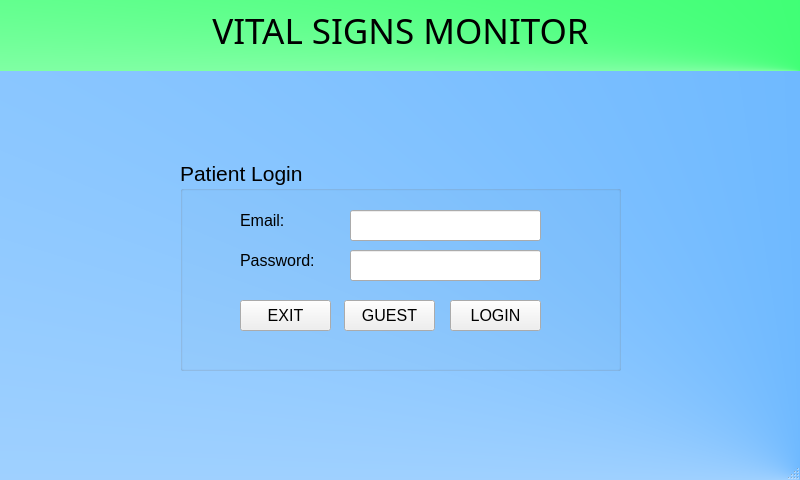
<?xml version="1.0" encoding="UTF-8"?>
<ui version="4.0">
 <class>MainWindow</class>
 <widget class="QMainWindow" name="MainWindow">
  <property name="geometry">
   <rect>
    <x>0</x>
    <y>0</y>
    <width>800</width>
    <height>480</height>
   </rect>
  </property>
  <property name="windowTitle">
   <string>MainWindow</string>
  </property>
  <property name="styleSheet">
   <string notr="true">#MainWindow
{
background-color: qconicalgradient(cx:1, cy:1, angle:0, stop:0 rgba(63, 162, 255, 255), stop:1 rgba(255, 255, 255, 255));
}</string>
  </property>
  <widget class="QWidget" name="centralwidget">
   <widget class="QGroupBox" name="groupBox">
    <property name="geometry">
     <rect>
      <x>180</x>
      <y>160</y>
      <width>441</width>
      <height>211</height>
     </rect>
    </property>
    <property name="font">
     <font>
      <pointsize>16</pointsize>
     </font>
    </property>
    <property name="title">
     <string>Patient Login</string>
    </property>
    <widget class="QLabel" name="label">
     <property name="geometry">
      <rect>
       <x>60</x>
       <y>50</y>
       <width>101</width>
       <height>20</height>
      </rect>
     </property>
     <property name="font">
      <font>
       <pointsize>12</pointsize>
      </font>
     </property>
     <property name="text">
      <string>Email:</string>
     </property>
    </widget>
    <widget class="QLabel" name="label_2">
     <property name="geometry">
      <rect>
       <x>60</x>
       <y>90</y>
       <width>101</width>
       <height>20</height>
      </rect>
     </property>
     <property name="font">
      <font>
       <pointsize>12</pointsize>
      </font>
     </property>
     <property name="text">
      <string>Password:</string>
     </property>
    </widget>
    <widget class="QLineEdit" name="usernameTB">
     <property name="geometry">
      <rect>
       <x>170</x>
       <y>50</y>
       <width>191</width>
       <height>31</height>
      </rect>
     </property>
    </widget>
    <widget class="QLineEdit" name="passTB">
     <property name="geometry">
      <rect>
       <x>170</x>
       <y>90</y>
       <width>191</width>
       <height>31</height>
      </rect>
     </property>
     <property name="echoMode">
      <enum>QLineEdit::Password</enum>
     </property>
    </widget>
    <widget class="QPushButton" name="loginButton">
     <property name="geometry">
      <rect>
       <x>270</x>
       <y>140</y>
       <width>91</width>
       <height>31</height>
      </rect>
     </property>
     <property name="font">
      <font>
       <pointsize>12</pointsize>
      </font>
     </property>
     <property name="text">
      <string>LOGIN</string>
     </property>
    </widget>
    <widget class="QPushButton" name="guestButton">
     <property name="geometry">
      <rect>
       <x>164</x>
       <y>140</y>
       <width>91</width>
       <height>31</height>
      </rect>
     </property>
     <property name="font">
      <font>
       <pointsize>12</pointsize>
      </font>
     </property>
     <property name="text">
      <string>GUEST</string>
     </property>
    </widget>
    <widget class="QPushButton" name="exitButton">
     <property name="geometry">
      <rect>
       <x>60</x>
       <y>140</y>
       <width>91</width>
       <height>31</height>
      </rect>
     </property>
     <property name="font">
      <font>
       <pointsize>12</pointsize>
      </font>
     </property>
     <property name="text">
      <string>EXIT</string>
     </property>
    </widget>
   </widget>
   <widget class="QLabel" name="label_3">
    <property name="geometry">
     <rect>
      <x>0</x>
      <y>-10</y>
      <width>801</width>
      <height>81</height>
     </rect>
    </property>
    <property name="font">
     <font>
      <family>OCR A Extended</family>
      <pointsize>26</pointsize>
     </font>
    </property>
    <property name="styleSheet">
     <string notr="true">background-color: qconicalgradient(cx:1, cy:1, angle:0, stop:0 rgba(1, 255, 72, 255), stop:1 rgba(255, 255, 255, 255));</string>
    </property>
    <property name="text">
     <string>VITAL SIGNS MONITOR</string>
    </property>
    <property name="alignment">
     <set>Qt::AlignCenter</set>
    </property>
   </widget>
  </widget>
  <widget class="QMenuBar" name="menubar">
   <property name="geometry">
    <rect>
     <x>0</x>
     <y>0</y>
     <width>800</width>
     <height>26</height>
    </rect>
   </property>
  </widget>
  <widget class="QStatusBar" name="statusbar"/>
 </widget>
 <resources/>
 <connections/>
</ui>
